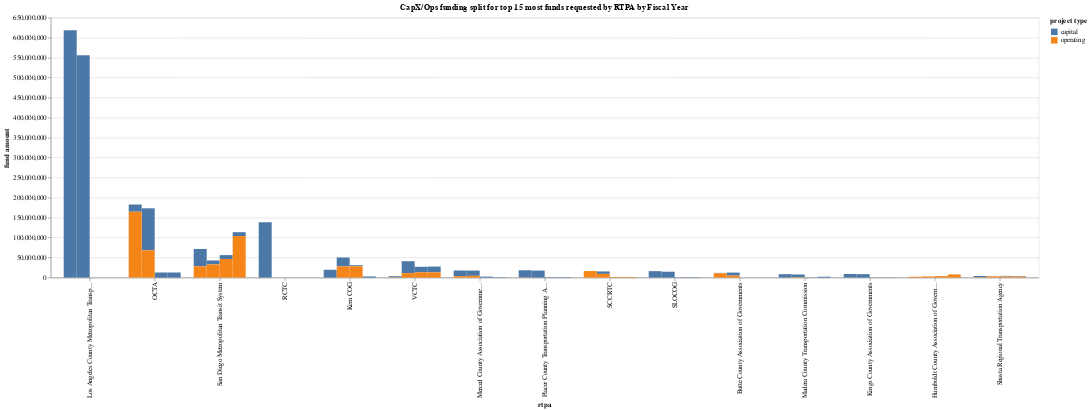

Write notebook code for a chart like this one.
### Code cell
# now, can i use this list on `by_rtpa?
top_15

### Figure 1 — Vega-Lite specification as saved in the notebook (floating-point values rounded to 4 significant figures)
{"config": {"view": {"continuousWidth": 300, "continuousHeight": 300}}, "data": {"name": "data-464be23dd0cd01c7b7e963d6826254a6"}, "mark": {"type": "bar", "point": true}, "encoding": {"color": {"field": "project type", "type": "nominal"}, "detail": {"field": "fiscal year", "type": "nominal"}, "tooltip": [{"field": "rtpa", "type": "nominal"}, {"field": "project type", "type": "nominal"}, {"field": "fund amount", "type": "quantitative"}, {"field": "fiscal year", "type": "nominal"}], "x": {"field": "rtpa", "sort": "-y", "type": "nominal"}, "xOffset": {"field": "fiscal year", "type": "nominal"}, "y": {"field": "fund amount", "type": "quantitative"}}, "height": 400, "title": "CapX/Ops funding split for top 15 most funds requested by RTPA by Fiscal Year", "width": "container", "$schema": "https://vega.github.io/schema/vega-lite/v5.17.0.json", "datasets": {"data-464be23dd0cd01c7b7e963d6826254a6": [{"rtpa": "Butte County Association of Governments", "project type": "capital", "fiscal year": "23-24", "fund amount": 913155}, {"rtpa": "Butte County Association of Governments", "project type": "capital", "fiscal year": "24-25", "fund amount": 7476176}, {"rtpa": "Butte County Association of Governments", "project type": "capital", "fiscal year": "25-26", "fund amount": 0}, {"rtpa": "Butte County Association of Governments", "project type": "capital", "fiscal year": "26-27", "fund amount": 0}, {"rtpa": "Butte County Association of Governments", "project type": "operating", "fiscal year": "23-24", "fund amount": 10688545}, {"rtpa": "Butte County Association of Governments", "project type": "operating", "fiscal year": "24-25", "fund amount": 4911455}, {"rtpa": "Butte County Association of Governments", "project type": "operating", "fiscal year": "25-26", "fund amount": 0}, {"rtpa": "Butte County Association of Governments", "project type": "operating", "fiscal year": "26-27", "fund amount": 0}, {"rtpa": "Humboldt County Association of Governments", "project type": "capital", "fiscal year": "23-24", "fund amount": 0}, {"rtpa": "Humboldt County Association of Governments", "project type": "capital", "fiscal year": "24-25", "fund amount": 0}, {"rtpa": "Humboldt County Association of Governments", "project type": "capital", "fiscal year": "25-26", "fund amount": 0}, {"rtpa": "Humboldt County Association of Governments", "project type": "capital", "fiscal year": "26-27", "fund amount": 0}, {"rtpa": "Humboldt County Association of Governments", "project type": "operating", "fiscal year": "23-24", "fund amount": 1952069}, {"rtpa": "Humboldt County Association of Governments", "project type": "operating", "fiscal year": "24-25", "fund amount": 2936413}, {"rtpa": "Humboldt County Association of Governments", "project type": "operating", "fiscal year": "25-26", "fund amount": 3725916}, {"rtpa": "Humboldt County Association of Governments", "project type": "operating", "fiscal year": "26-27", "fund amount": 7878030}, {"rtpa": "Kern COG", "project type": "capital", "fiscal year": "23-24", "fund amount": 19457700}, {"rtpa": "Kern COG", "project type": "capital", "fiscal year": "24-25", "fund amount": 22207334}, {"rtpa": "Kern COG", "project type": "capital", "fiscal year": "25-26", "fund amount": 2732753}, {"rtpa": "Kern COG", "project type": "capital", "fiscal year": "26-27", "fund amount": 2796209}, {"rtpa": "Kern COG", "project type": "operating", "fiscal year": "23-24", "fund amount": 0}, {"rtpa": "Kern COG", "project type": "operating", "fiscal year": "24-25", "fund amount": 27898345}, {"rtpa": "Kern COG", "project type": "operating", "fiscal year": "25-26", "fund amount": 28150240}, {"rtpa": "Kern COG", "project type": "operating", "fiscal year": "26-27", "fund amount": 0}, {"rtpa": "Kings County Association of Governments", "project type": "capital", "fiscal year": "23-24", "fund amount": 8709876}, {"rtpa": "Kings County Association of Governments", "project type": "capital", "fiscal year": "24-25", "fund amount": 8466123}, {"rtpa": "Kings County Association of Governments", "project type": "capital", "fiscal year": "25-26", "fund amount": 464025}, {"rtpa": "Kings County Association of Governments", "project type": "capital", "fiscal year": "26-27", "fund amount": 464025}, {"rtpa": "Kings County Association of Governments", "project type": "operating", "fiscal year": "23-24", "fund amount": 100000}, {"rtpa": "Kings County Association of Governments", "project type": "operating", "fiscal year": "24-25", "fund amount": 0}, {"rtpa": "Kings County Association of Governments", "project type": "operating", "fiscal year": "25-26", "fund amount": 0}, {"rtpa": "Kings County Association of Governments", "project type": "operating", "fiscal year": "26-27", "fund amount": 0}, {"rtpa": "Los Angeles County Metropolitan Transportation Authority", "project type": "capital", "fiscal year": "23-24", "fund amount": 618145878}, {"rtpa": "Los Angeles County Metropolitan Transportation Authority", "project type": "capital", "fiscal year": "24-25", "fund amount": 555778204}, {"rtpa": "Los Angeles County Metropolitan Transportation Authority", "project type": "capital", "fiscal year": "25-26", "fund amount": 0}, {"rtpa": "Los Angeles County Metropolitan Transportation Authority", "project type": "capital", "fiscal year": "26-27", "fund amount": 0}, {"rtpa": "Los Angeles County Metropolitan Transportation Authority", "project type": "operating", "fiscal year": "23-24", "fund amount": 0}, {"rtpa": "Los Angeles County Metropolitan Transportation Authority", "project type": "operating", "fiscal year": "24-25", "fund amount": 0}, {"rtpa": "Los Angeles County Metropolitan Transportation Authority", "project type": "operating", "fiscal year": "25-26", "fund amount": 0}, {"rtpa": "Los Angeles County Metropolitan Transportation Authority", "project type": "operating", "fiscal year": "26-27", "fund amount": 0}, {"rtpa": "Madera County Transportation Commission", "project type": "capital", "fiscal year": "23-24", "fund amount": 8254231}, {"rtpa": "Madera County Transportation Commission", "project type": "capital", "fiscal year": "24-25", "fund amount": 6752119}, {"rtpa": "Madera County Transportation Commission", "project type": "capital", "fiscal year": "25-26", "fund amount": 600000}, {"rtpa": "Madera County Transportation Commission", "project type": "capital", "fiscal year": "26-27", "fund amount": 2154725}, {"rtpa": "Madera County Transportation Commission", "project type": "operating", "fiscal year": "23-24", "fund amount": 188112}, {"rtpa": "Madera County Transportation Commission", "project type": "operating", "fiscal year": "24-25", "fund amount": 862060}, {"rtpa": "Madera County Transportation Commission", "project type": "operating", "fiscal year": "25-26", "fund amount": 0}, {"rtpa": "Madera County Transportation Commission", "project type": "operating", "fiscal year": "26-27", "fund amount": 0}, {"rtpa": "Merced County Association of Governments (MCAG)", "project type": "capital", "fiscal year": "23-24", "fund amount": 14039872}, {"rtpa": "Merced County Association of Governments (MCAG)", "project type": "capital", "fiscal year": "24-25", "fund amount": 13200220}, {"rtpa": "Merced County Association of Governments (MCAG)", "project type": "capital", "fiscal year": "25-26", "fund amount": 2374515}, {"rtpa": "Merced County Association of Governments (MCAG)", "project type": "capital", "fiscal year": "26-27", "fund amount": 874515}, {"rtpa": "Merced County Association of Governments (MCAG)", "project type": "operating", "fiscal year": "23-24", "fund amount": 3588470}, {"rtpa": "Merced County Association of Governments (MCAG)", "project type": "operating", "fiscal year": "24-25", "fund amount": 4300000}, {"rtpa": "Merced County Association of Governments (MCAG)", "project type": "operating", "fiscal year": "25-26", "fund amount": 0}, {"rtpa": "Merced County Association of Governments (MCAG)", "project type": "operating", "fiscal year": "26-27", "fund amount": 0}, {"rtpa": "OCTA", "project type": "capital", "fiscal year": "23-24", "fund amount": 18000000}, {"rtpa": "OCTA", "project type": "capital", "fiscal year": "24-25", "fund amount": 104911247}, {"rtpa": "OCTA", "project type": "capital", "fiscal year": "25-26", "fund amount": 12607247}, {"rtpa": "OCTA", "project type": "capital", "fiscal year": "26-27", "fund amount": 12607247}, {"rtpa": "OCTA", "project type": "operating", "fiscal year": "23-24", "fund amount": 164582314}, {"rtpa": "OCTA", "project type": "operating", "fiscal year": "24-25", "fund amount": 68208022}, {"rtpa": "OCTA", "project type": "operating", "fiscal year": "25-26", "fund amount": 0}, {"rtpa": "OCTA", "project type": "operating", "fiscal year": "26-27", "fund amount": 0}, {"rtpa": "Placer County Transportation Planning Agency (PCTPA)", "project type": "capital", "fiscal year": "23-24", "fund amount": 17878421}, {"rtpa": "Placer County Transportation Planning Agency (PCTPA)", "project type": "capital", "fiscal year": "24-25", "fund amount": 17463336}, {"rtpa": "Placer County Transportation Planning Agency (PCTPA)", "project type": "capital", "fiscal year": "25-26", "fund amount": 1065857}, {"rtpa": "Placer County Transportation Planning Agency (PCTPA)", "project type": "capital", "fiscal year": "26-27", "fund amount": 1065857}, {"rtpa": "Placer County Transportation Planning Agency (PCTPA)", "project type": "operating", "fiscal year": "23-24", "fund amount": 378520}, {"rtpa": "Placer County Transportation Planning Agency (PCTPA)", "project type": "operating", "fiscal year": "24-25", "fund amount": 0}, {"rtpa": "Placer County Transportation Planning Agency (PCTPA)", "project type": "operating", "fiscal year": "25-26", "fund amount": 0}, {"rtpa": "Placer County Transportation Planning Agency (PCTPA)", "project type": "operating", "fiscal year": "26-27", "fund amount": 0}, {"rtpa": "RCTC", "project type": "capital", "fiscal year": "23-24", "fund amount": 138210990}, {"rtpa": "RCTC", "project type": "capital", "fiscal year": "24-25", "fund amount": 0}, {"rtpa": "RCTC", "project type": "capital", "fiscal year": "25-26", "fund amount": 0}, {"rtpa": "RCTC", "project type": "capital", "fiscal year": "26-27", "fund amount": 0}, {"rtpa": "RCTC", "project type": "operating", "fiscal year": "23-24", "fund amount": 0}, {"rtpa": "RCTC", "project type": "operating", "fiscal year": "24-25", "fund amount": 0}, {"rtpa": "RCTC", "project type": "operating", "fiscal year": "25-26", "fund amount": 0}, {"rtpa": "RCTC", "project type": "operating", "fiscal year": "26-27", "fund amount": 0}, {"rtpa": "SCCRTC", "project type": "capital", "fiscal year": "23-24", "fund amount": 164209}, {"rtpa": "SCCRTC", "project type": "capital", "fiscal year": "24-25", "fund amount": 6152917}, {"rtpa": "SCCRTC", "project type": "capital", "fiscal year": "25-26", "fund amount": 14865}, {"rtpa": "SCCRTC", "project type": "capital", "fiscal year": "26-27", "fund amount": 14865}, {"rtpa": "SCCRTC", "project type": "operating", "fiscal year": "23-24", "fund amount": 16256944}, {"rtpa": "SCCRTC", "project type": "operating", "fiscal year": "24-25", "fund amount": 9138850}, {"rtpa": "SCCRTC", "project type": "operating", "fiscal year": "25-26", "fund amount": 1471701}, {"rtpa": "SCCRTC", "project type": "operating", "fiscal year": "26-27", "fund amount": 1471701}, {"rtpa": "SLOCOG", "project type": "capital", "fiscal year": "23-24", "fund amount": 15967100}, {"rtpa": "SLOCOG", "project type": "capital", "fiscal year": "24-25", "fund amount": 14607100}, {"rtpa": "SLOCOG", "project type": "capital", "fiscal year": "25-26", "fund amount": 800000}, {"rtpa": "SLOCOG", "project type": "capital", "fiscal year": "26-27", "fund amount": 843000}, {"rtpa": "SLOCOG", "project type": "operating", "fiscal year": "23-24", "fund amount": 0}, {"rtpa": "SLOCOG", "project type": "operating", "fiscal year": "24-25", "fund amount": 0}, {"rtpa": "SLOCOG", "project type": "operating", "fiscal year": "25-26", "fund amount": 0}, {"rtpa": "SLOCOG", "project type": "operating", "fiscal year": "26-27", "fund amount": 0}, {"rtpa": "San Diego Metropolitan Transit System", "project type": "capital", "fiscal year": "23-24", "fund amount": 43265263}, {"rtpa": "San Diego Metropolitan Transit System", "project type": "capital", "fiscal year": "24-25", "fund amount": 9685392}, {"rtpa": "San Diego Metropolitan Transit System", "project type": "capital", "fiscal year": "25-26", "fund amount": 9685392}, {"rtpa": "San Diego Metropolitan Transit System", "project type": "capital", "fiscal year": "26-27", "fund amount": 9685392}, {"rtpa": "San Diego Metropolitan Transit System", "project type": "operating", "fiscal year": "23-24", "fund amount": 28200000}, {"rtpa": "San Diego Metropolitan Transit System", "project type": "operating", "fiscal year": "24-25", "fund amount": 33000000}, {"rtpa": "San Diego Metropolitan Transit System", "project type": "operating", "fiscal year": "25-26", "fund amount": 46418000}, {"rtpa": "San Diego Metropolitan Transit System", "project type": "operating", "fiscal year": "26-27", "fund amount": 103712166}, {"rtpa": "Shasta Regional Transportation Agency", "project type": "capital", "fiscal year": "23-24", "fund amount": 2993316}, {"rtpa": "Shasta Regional Transportation Agency", "project type": "capital", "fiscal year": "24-25", "fund amount": 615080}, {"rtpa": "Shasta Regional Transportation Agency", "project type": "capital", "fiscal year": "25-26", "fund amount": 1742581}, {"rtpa": "Shasta Regional Transportation Agency", "project type": "capital", "fiscal year": "26-27", "fund amount": 1399223}, {"rtpa": "Shasta Regional Transportation Agency", "project type": "operating", "fiscal year": "23-24", "fund amount": 895000}, {"rtpa": "Shasta Regional Transportation Agency", "project type": "operating", "fiscal year": "24-25", "fund amount": 2906500}, {"rtpa": "Shasta Regional Transportation Agency", "project type": "operating", "fiscal year": "25-26", "fund amount": 2408045}, {"rtpa": "Shasta Regional Transportation Agency", "project type": "operating", "fiscal year": "26-27", "fund amount": 2415803}, {"rtpa": "VCTC", "project type": "capital", "fiscal year": "23-24", "fund amount": 2590000}, {"rtpa": "VCTC", "project type": "capital", "fiscal year": "24-25", "fund amount": 29798414}, {"rtpa": "VCTC", "project type": "capital", "fiscal year": "25-26", "fund amount": 13823547}, {"rtpa": "VCTC", "project type": "capital", "fiscal year": "26-27", "fund amount": 14640000}, {"rtpa": "VCTC", "project type": "operating", "fiscal year": "23-24", "fund amount": 780000}, {"rtpa": "VCTC", "project type": "operating", "fiscal year": "24-25", "fund amount": 11022086}, {"rtpa": "VCTC", "project type": "operating", "fiscal year": "25-26", "fund amount": 13110198}, {"rtpa": "VCTC", "project type": "operating", "fiscal year": "26-27", "fund amount": 12796084}]}}
